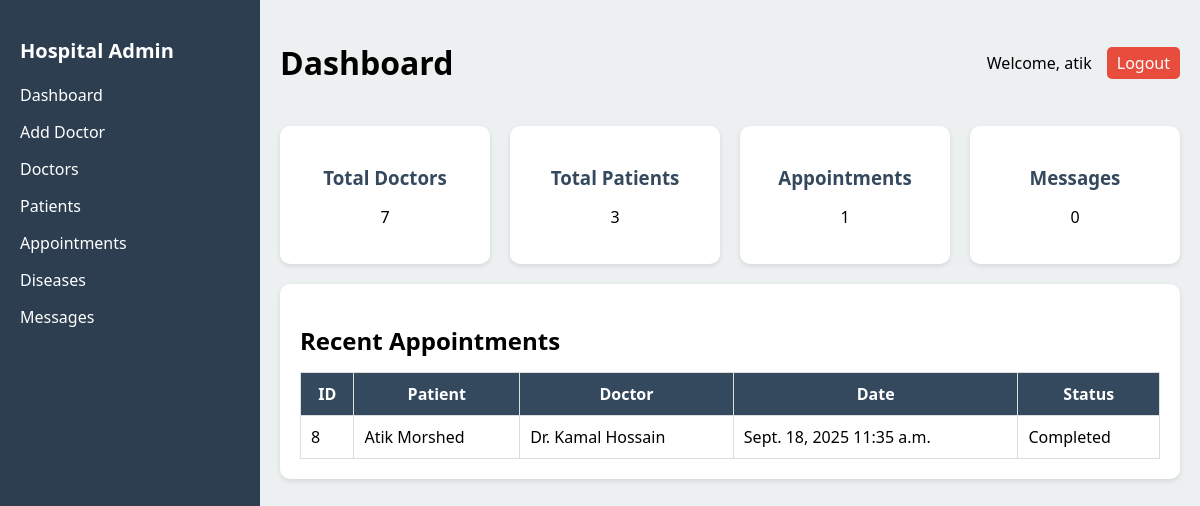
The page /custom_admin/dashboard/ (signed in) on the database as committed earlier.
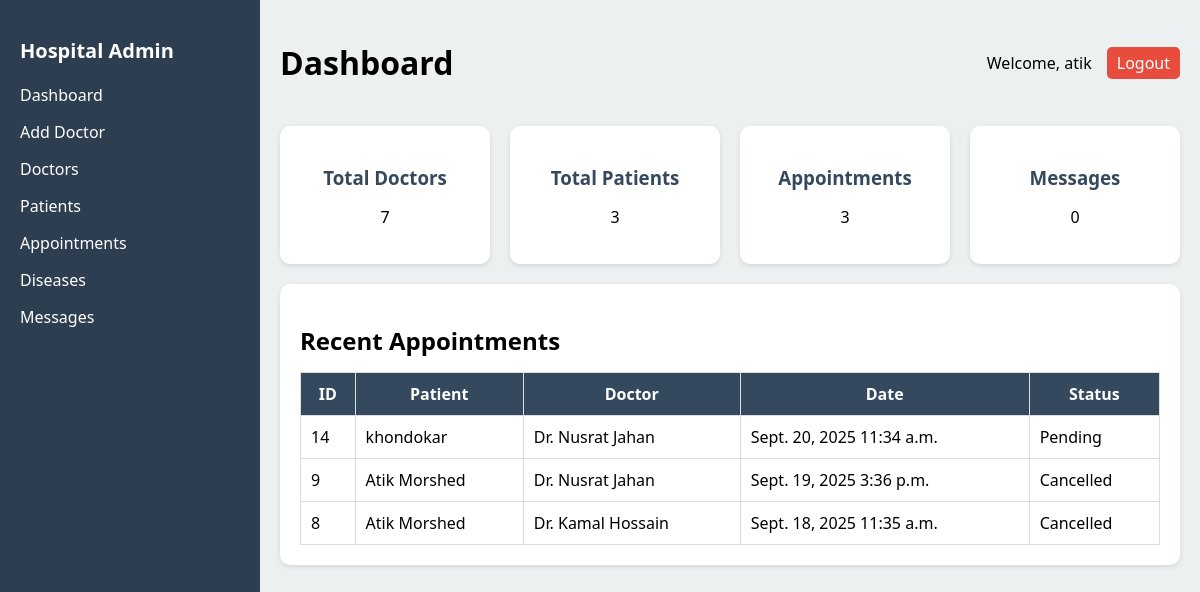
The same page on the database as committed later.
### main_app/models.py (models this page shows, shortened)
class Appointment(models.Model):
    STATUS_CHOICES = [
        ("Pending", "Pending"),
        ("Confirmed", "Confirmed"),
        ("Cancelled", "Cancelled"),
        ("Completed", "Completed"),
    ]
    patient = models.ForeignKey(User, on_delete=models.CASCADE)
    doctor = models.ForeignKey(Doctor, on_delete=models.CASCADE)
    scheduled_date = models.DateField()
    scheduled_time = models.TimeField()
    status = models.CharField(max_length=20, choices=STATUS_CHOICES, default="Pending")
    created_at = models.DateTimeField(auto_now_add=True)
    serial_number = models.PositiveIntegerField(null=True, blank=True)

class User(AbstractUser):
    full_name = models.CharField(max_length=150)
    phone = models.CharField(max_length=15)
    nid = models.CharField(max_length=20)
    age = models.IntegerField(blank=True, null=True)
    gender = models.CharField(max_length=10)
    is_admin = models.BooleanField(default=False)

class Doctor(models.Model):
    full_name = models.CharField(max_length=100)
    specialization = models.CharField(max_length=100)
    phone = models.CharField(max_length=15)
    email = models.EmailField(unique=True)
    availability = models.JSONField(default=dict, blank=True, null=True)

### custom_admin/views.py (the view)
# urls.py: path('dashboard/', views.dashboard, name='dashboard'),
@login_required
def dashboard(request):
    context = {
        "doctor_count": Doctor.objects.count(),
        "patient_count": User.objects.filter(is_admin=False).count(),
        "appointment_count": Appointment.objects.count(),
        "message_count": ContactMessage.objects.count(),
        "recent_appointments": Appointment.objects.select_related("patient", "doctor").order_by("-created_at")[:5],
    }
    return render(request, "dashboard.html", context)

### custom_admin/templates/dashboard.html (shortened to what this page needs)
{% load static %}
<!DOCTYPE html>
<html lang="en">
<head>
  <link rel="stylesheet" href="{% static 'css/dashboard.css' %}">
</head>
<body>
    {% include 'sidder_part.html' %}
  <div class="main-content">
    <header>
      <h1>Dashboard</h1>
      <div class="user-info">
        <span>Welcome, {{ request.user.username }}</span>
        <a href="{% url 'logout' %}" class="logout-btn">Logout</a>
      </div>
    </header>
    <section class="cards">
      <div class="card">
        <h3>Total Doctors</h3>
        <p>{{ doctor_count }}</p>
      </div>
      <div class="card">
        <h3>Total Patients</h3>
        <p>{{ patient_count }}</p>
      </div>
      <div class="card">
        <h3>Appointments</h3>
        <p>{{ appointment_count }}</p>
      </div>
      <div class="card">
        <h3>Messages</h3>
        <p>{{ message_count }}</p>
      </div>
    </section>
    <section class="table-section">
      <h2>Recent Appointments</h2>
      <table>
        <thead>
          <tr>
            <th>ID</th>
            <th>Patient</th>
            <th>Doctor</th>
            <th>Date</th>
            <th>Status</th>
          </tr>
        </thead>
        <tbody>
          {% for appointment in recent_appointments %}
          <tr>
            <td>{{ appointment.id }}</td>
            <td>{{ appointment.patient.full_name }}</td>
            <td>{{ appointment.doctor.full_name }}</td>
            <td>{{ appointment.scheduled_date }} {{ appointment.scheduled_time }}</td>
            <td>{{ appointment.status }}</td>
          </tr>
          {% empty %}
          <tr><td colspan="5" class="no-data">No appointments found.</td></tr>
          {% endfor %}
        </tbody>
      </table>
    </section>
  </div>
</body>
</html>

Rows that differ between the two databases and show on the page:
added Appointment: id "14", patient.full_name "khondokar", doctor.full_name "Dr. Nusrat Jahan", scheduled_date "Sept. 20, 2025", scheduled_time "11:34 a.m.", status "Pending"
added Appointment: id "9", patient.full_name "Atik Morshed", doctor.full_name "Dr. Nusrat Jahan", scheduled_date "Sept. 19, 2025", scheduled_time "3:36 p.m.", status "Cancelled"
changed Appointment "Sept. 18, 2025": status "Completed" → "Cancelled"
Other text that changed with them:
{{ appointment_count }}: "1" → "3"
